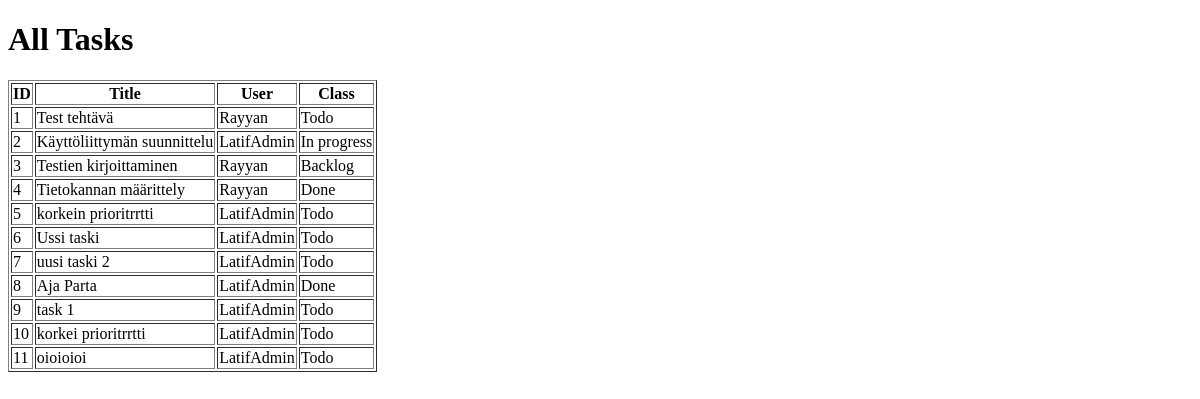
Page /tasks/debug/tasks/ (signed in) on the earlier database version.
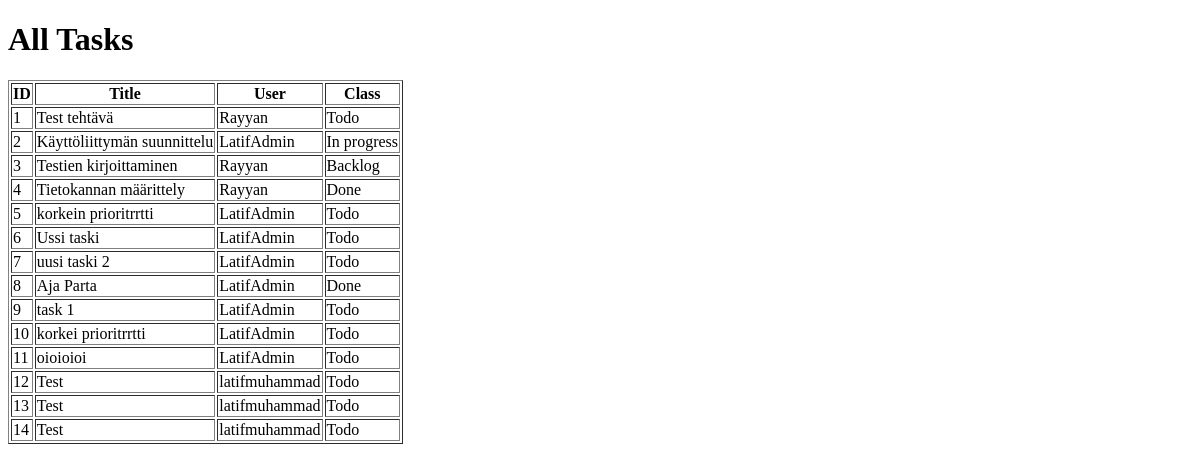
Same page on the later database version.
### backlog/models.py (models this page shows, shortened)
class Task(models.Model):
    PRIORITY_CHOICES = [
        ('low', 'Low'),
        ('medium', 'Medium'),
        ('high', 'High')
    ]
    title = models.CharField(max_length=200)
    description = models.TextField(blank=True)
    created_at = models.DateTimeField(auto_now_add=True)
    completed = models.BooleanField(default=False)
    task_class = models.ForeignKey(TaskClass, on_delete=models.CASCADE, related_name='tasks')
    user = models.ForeignKey(User, on_delete=models.CASCADE)
    priority = models.CharField(max_length=10, choices=PRIORITY_CHOICES, default='medium')
    additional_info = models.TextField(blank=True)

class TaskClass(models.Model):
    title = models.CharField(max_length=100)  # "Todo", "In Progress", "Done", etc.
    description = models.TextField(blank=True)
    class Meta:
        verbose_name_plural = "Task Classes"

### backlog/views.py (the view)
# urls.py: path("debug/tasks/", views.debug_tasks, name="debug_tasks"),
@login_required
def debug_tasks(request):
    if not request.user.is_superuser:
        return HttpResponseForbidden("Vain ylläpitäjät voivat nähdä tämän sivun")
    tasks = Task.objects.all().select_related('user', 'task_class')
    return render(request, 'backlog/debug_tasks.html', {'tasks': tasks})

### backlog/templates/backlog/debug_tasks.html (shortened to what this page needs)
<!DOCTYPE html>
<html>
<head>
</head>
<body>
    <h1>All Tasks</h1>
    <table border="1">
        <tr>
            <th>ID</th>
            <th>Title</th>
            <th>User</th>
            <th>Class</th>
        </tr>
        {% for task in tasks %}
        <tr>
            <td>{{ task.id }}</td>
            <td>{{ task.title }}</td>
            <td>{{ task.user.username }}</td>
            <td>{{ task.task_class.title }}</td>
        </tr>
        {% endfor %}
    </table>
</body>
</html>

Differences in the rows shown:
added Task: id "12", title "Test", user.username "latifmuhammad", task_class "Todo"
added Task: id "13", title "Test", user.username "latifmuhammad", task_class "Todo"
added Task: id "14", title "Test", user.username "latifmuhammad", task_class "Todo"
